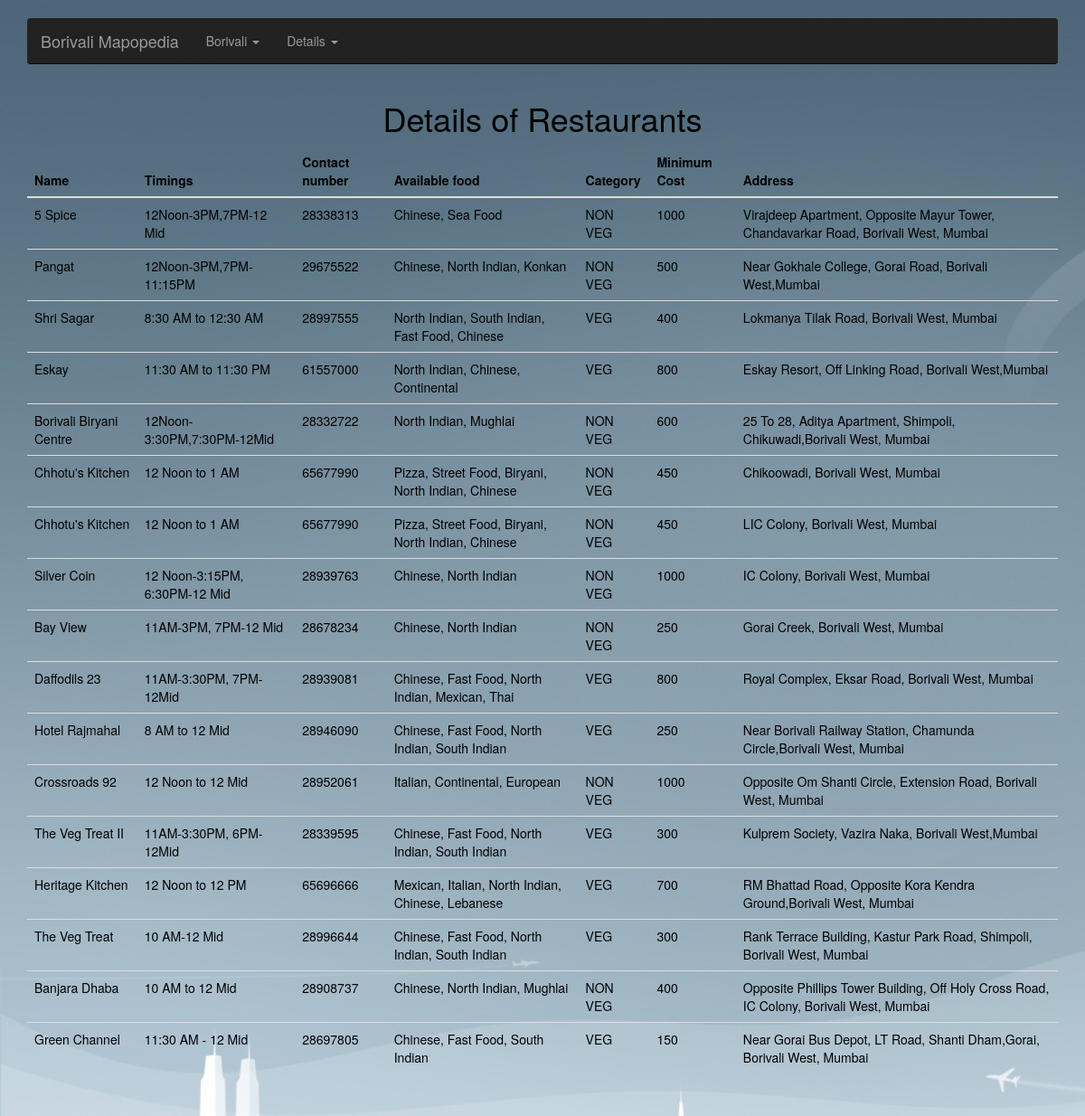
The page /restaurants.php on the database its author committed.
### tables this page shows
CREATE TABLE IF NOT EXISTS `r_add` (
  `r_id` int(5) NOT NULL,
  `r_addr` text NOT NULL,
  KEY `r_id` (`r_id`)
);

CREATE TABLE IF NOT EXISTS `restraunts` (
  `r_id` int(5) NOT NULL,
  `r_name` varchar(30) NOT NULL,
  `r_mincost` int(5) NOT NULL,
  `r_dur` varchar(30) NOT NULL,
  `r_num` int(12) NOT NULL,
  `r_type` varchar(10) NOT NULL,
  `r_food` text NOT NULL,
  PRIMARY KEY (`r_id`),
  UNIQUE KEY `r_dur` (`r_dur`)
);

### restaurants.php (the view, shortened to what this page needs)
<!DOCTYPE html>
<html lang="en">
  <head>
    <link href="static/css/bootstrap.min.css" rel="stylesheet">
    <link href="static/css/carousel.css" rel="stylesheet">
  </head>
  <body style="background-image:url(static/images/1.jpg)">
<?php include 'db.php';
 $con = connect();
$result = mysqli_query($con, "SELECT h.r_name as Name,h.r_dur as Timings,h.r_num as 'Contact number',h.r_food as 'Available food', h.r_type as Category, h.r_mincost as 'Minimum Cost', e.r_addr as Address FROM restraunts h, r_add e where h.r_id = e.r_id");
?>
    <div class="navbar-wrapper">
      <div class="container">
        <div class="navbar navbar-inverse navbar-static-top">
          <div class="container">
            <div class="navbar-header">
              <a class="navbar-brand" href="Homepage.html">Borivali Mapopedia</a>
            </div>
            <div class="navbar-collapse collapse">
              <ul class="nav navbar-nav">
                <li class="dropdown">
                  <a href="#" class="dropdown-toggle" data-toggle="dropdown"> Borivali <b class="caret"></b></a>
                </li>
                <li class="dropdown">
                  <a href="#" class="dropdown-toggle" data-toggle="dropdown"> Details <b class="caret"></b></a>
                </li>
              </ul>
            </div>
          </div>
        </div>
      </div>
    </div>
	  <div class="container">
      <font color="black">
	  	<h1 align='center'>Details of Restaurants </h1>
	    <table class="table table-hover">
	      <thead>
	        <tr>
	        </tr>
	      </thead>
	      <tbody>
			 <?php while($row = mysqli_fetch_row($result))
			 {
			    echo "<tr>";
			    foreach($row as $_column)
			    {
			        echo "<td>{$_column}</td>";
			    }
			    echo "</tr>";
			} ?>
	      </tbody>
	    </table>
    </font>
	  </div>
</body>
</html>

### static/css/carousel.css (style rules this page uses)
body { padding-bottom: 40px; color: #5a5a5a; }
.navbar-wrapper { position: relative; z-index: 15; }
@media (min-width: 768px) { .navbar-wrapper { margin-top: 20px; } }
@media (min-width: 768px) { .navbar-wrapper .navbar { border-radius: 4px; } }

### rows shown on the page
r_add: r.r_name "5 Spice", r.r_dur "12Noon-3PM,7PM-12 Mid", r.r_num "28338313", r.r_food "Chinese, Sea Food", r.r_type "NON VEG", r.r_mincost "1000", r_addr "Virajdeep Apartment, Opposite Mayur Tower, Chandavarkar Road, Borivali West, Mumbai"
r_add: r.r_name "Pangat", r.r_dur "12Noon-3PM,7PM-11:15PM", r.r_num "29675522", r.r_food "Chinese, North Indian, Konkan", r.r_type "NON VEG", r.r_mincost "500", r_addr "Near Gokhale College, Gorai Road, Borivali West,Mumbai"
r_add: r.r_name "Shri Sagar", r.r_dur "8:30 AM to 12:30 AM", r.r_num "28997555", r.r_food "North Indian, South Indian, Fast Food, Chinese", r.r_type "VEG", r.r_mincost "400", r_addr "Lokmanya Tilak Road, Borivali West, Mumbai"
r_add: r.r_name "Eskay", r.r_dur "11:30 AM to 11:30 PM", r.r_num "61557000", r.r_food "North Indian, Chinese, Continental", r.r_type "VEG", r.r_mincost "800", r_addr "Eskay Resort, Off Linking Road, Borivali West,Mumbai"
r_add: r.r_name "Borivali Biryani Centre", r.r_dur "12Noon-3:30PM,7:30PM-12Mid", r.r_num "28332722", r.r_food "North Indian, Mughlai", r.r_type "NON VEG", r.r_mincost "600", r_addr "25 To 28, Aditya Apartment, Shimpoli, Chikuwadi,Borivali West, Mumbai"
r_add: r.r_name "Chhotu's Kitchen", r.r_dur "12 Noon to 1 AM", r.r_num "65677990", r.r_food "Pizza, Street Food, Biryani, North Indian, Chinese", r.r_type "NON VEG", r.r_mincost "450", r_addr "Chikoowadi, Borivali West, Mumbai"
r_add: r.r_name "Chhotu's Kitchen", r.r_dur "12 Noon to 1 AM", r.r_num "65677990", r.r_food "Pizza, Street Food, Biryani, North Indian, Chinese", r.r_type "NON VEG", r.r_mincost "450", r_addr "LIC Colony, Borivali West, Mumbai"
r_add: r.r_name "Silver Coin", r.r_dur "12 Noon-3:15PM, 6:30PM-12 Mid", r.r_num "28939763", r.r_food "Chinese, North Indian", r.r_type "NON VEG", r.r_mincost "1000", r_addr "IC Colony, Borivali West, Mumbai"
r_add: r.r_name "Bay View", r.r_dur "11AM-3PM, 7PM-12 Mid", r.r_num "28678234", r.r_food "Chinese, North Indian", r.r_type "NON VEG", r.r_mincost "250", r_addr "Gorai Creek, Borivali West, Mumbai"
r_add: r.r_name "Daffodils 23", r.r_dur "11AM-3:30PM, 7PM-12Mid", r.r_num "28939081", r.r_food "Chinese, Fast Food, North Indian, Mexican, Thai", r.r_type "VEG", r.r_mincost "800", r_addr "Royal Complex, Eksar Road, Borivali West, Mumbai"
r_add: r.r_name "Hotel Rajmahal", r.r_dur "8 AM to 12 Mid", r.r_num "28946090", r.r_food "Chinese, Fast Food, North Indian, South Indian", r.r_type "VEG", r.r_mincost "250", r_addr "Near Borivali Railway Station, Chamunda Circle,Borivali West, Mumbai"
r_add: r.r_name "Crossroads 92", r.r_dur "12 Noon to 12 Mid", r.r_num "28952061", r.r_food "Italian, Continental, European", r.r_type "NON VEG", r.r_mincost "1000", r_addr "Opposite Om Shanti Circle, Extension Road, Borivali West, Mumbai"
r_add: r.r_name "The Veg Treat II", r.r_dur "11AM-3:30PM, 6PM-12Mid", r.r_num "28339595", r.r_food "Chinese, Fast Food, North Indian, South Indian", r.r_type "VEG", r.r_mincost "300", r_addr "Kulprem Society, Vazira Naka, Borivali West,Mumbai"
r_add: r.r_name "Heritage Kitchen", r.r_dur "12 Noon to 12 PM", r.r_num "65696666", r.r_food "Mexican, Italian, North Indian, Chinese, Lebanese", r.r_type "VEG", r.r_mincost "700", r_addr "RM Bhattad Road, Opposite Kora Kendra Ground,Borivali West, Mumbai"
r_add: r.r_name "The Veg Treat", r.r_dur "10 AM-12 Mid", r.r_num "28996644", r.r_food "Chinese, Fast Food, North Indian, South Indian", r.r_type "VEG", r.r_mincost "300", r_addr "Rank Terrace Building, Kastur Park Road, Shimpoli, Borivali West, Mumbai"
r_add: r.r_name "Banjara Dhaba", r.r_dur "10 AM to 12 Mid", r.r_num "28908737", r.r_food "Chinese, North Indian, Mughlai", r.r_type "NON VEG", r.r_mincost "400", r_addr "Opposite Phillips Tower Building, Off Holy Cross Road, IC Colony, Borivali West, Mumbai"
r_add: r.r_name "Green Channel", r.r_dur "11:30 AM - 12 Mid", r.r_num "28697805", r.r_food "Chinese, Fast Food, South Indian", r.r_type "VEG", r.r_mincost "150", r_addr "Near Gorai Bus Depot, LT Road, Shanti Dham,Gorai, Borivali West, Mumbai"

### other values the page prints
$property->name "Name"
$property->name "Timings"
$property->name "Contact number"
$property->name "Available food"
$property->name "Category"
$property->name "Minimum Cost"
$property->name "Address"
